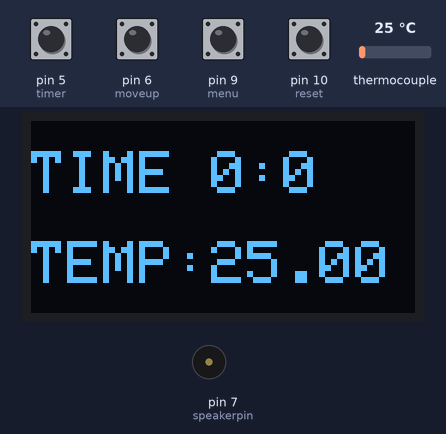
A sketch run on a simulated Arduino Uno, built with avr-gcc and run on an emulated ATmega328P. Parts: 128×64 one-colour display, buzzer (waves = sounding). The inputs (shaded band) are chosen by the test bench; at power-on: pin 5 (timer), pin 6 (moveup), pin 9 (menu), pin 10 (reset) HIGH, thermocouple 25 °C. What the sketch prints to the serial monitor is not drawn.

Above: at 1.2 s.
1.3 s: pin 5 (timer) pulled LOW for 0.15 s
At 1.9 s:
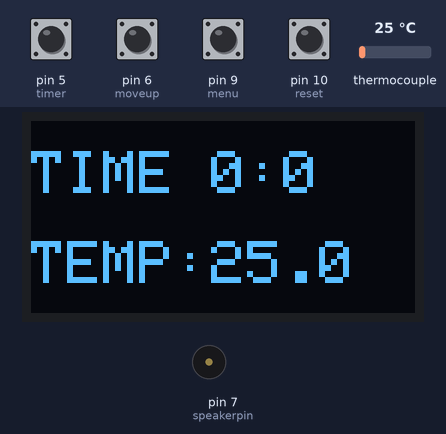
4.4 s: thermocouple set to 6 °C
At 4.8 s:
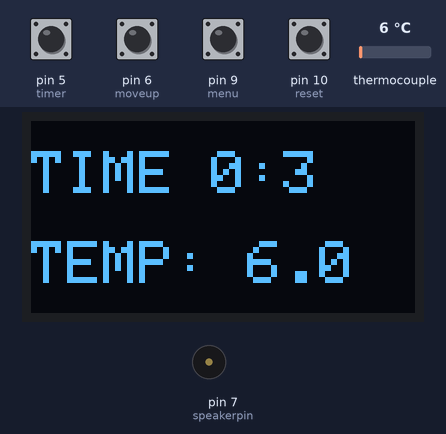
6.9 s: pin 5 (timer) pulled LOW for 1 s
At 8.5 s:
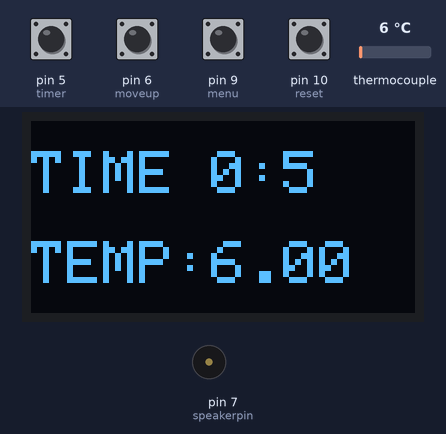
9.4 s: pin 9 (menu) pulled LOW for 0.15 s
At 10.7 s:
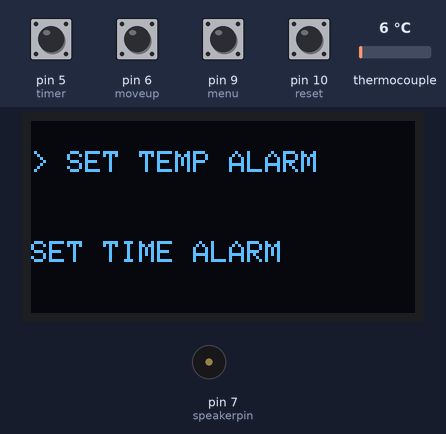
11.0 s: pin 10 (reset) pulled LOW for 0.15 s
At 12.2 s:
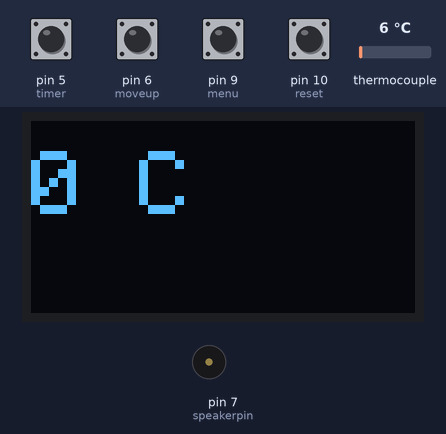
12.6 s: pin 9 (menu) pulled LOW for 1 s
At 14.3 s:
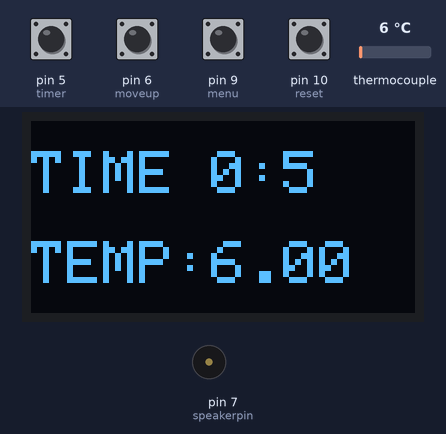
Timing chart, 0 to 15.8 s (numbered marks = the images above; inputs shaded):
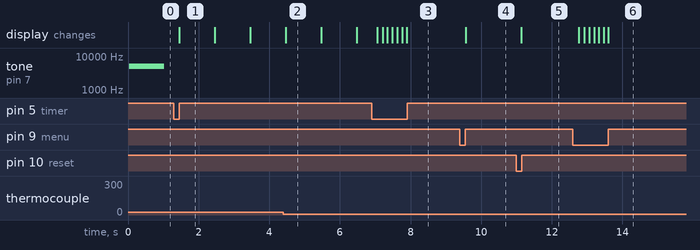

Measured:
- after the input at 1.3 s, the display: changes after 0.15 s (image 1)
- after the input at 9.4 s, the display: changes after 0.16 s (image 4)
- after the input at 11.0 s, the display: changes after 0.13 s (image 5)
- after the input at 12.6 s, the display: changes after 0.17 s (image 6)
- what the display in image 1 shows lasts 1.0 s, from 1.5 s to 2.5 s

The sketch:

VocationProject.ino
```cpp
#include <Wire.h>
#include <Adafruit_GFX.h>
#include <Adafruit_SH1106.h>
#include "max6675.h"


char temp[20];
#define OLED_RESET 4
Adafruit_SH1106 display(OLED_RESET);

int menu=9;
int timer =5;
int reset = 10;
int moveup = 6;
int movedown = 4;
int settemp = 0;
int setminute =0;
int setsec = 0;
int speakerpin =7;
int alarmtemp = 0;
int alarmminute=0;
int alarmsec=0;

byte timerState = false;
byte menuState = false;
byte tempalarm = false;
byte timealarm = false;

int menuselect=1;
int count=0;

unsigned long currentMillis;
unsigned long currentMillis_2=0;
static unsigned long tempMillis=0;
unsigned long currentMin = 0;

int WhatToshow=1;


void setup()   {
  Serial.begin(9600);
  display.begin(SH1106_SWITCHCAPVCC, 0x3C);
  pinMode(menu, INPUT_PULLUP);
  pinMode(timer, INPUT_PULLUP);
  pinMode(reset, INPUT_PULLUP);
  pinMode(movedown, INPUT_PULLUP);
  pinMode(moveup, INPUT_PULLUP);

 // WhatToshow;
 tone(speakerpin, 5000, 1000);
}

void loop() {
  if (digitalRead(menu) == LOW && menuState == false && timerState == false ){
    WhatToshow = 2;
    menuselect=1;
    menuState = true;
    delay(100);
  }
  else if (digitalRead(movedown) == LOW && menuselect == 1 && WhatToshow == 2){
    WhatToshow = 22;
    menuselect=2;
    delay(100);
  }
  else if (digitalRead(movedown) == LOW && menuselect== 2 && WhatToshow == 22){
    WhatToshow = 2;
    menuselect =1 ;
    delay(100);
  }
  else if (digitalRead(menu)==LOW && menuState== true && timerState == false){
    WhatToshow = 1;
    menuState = false;
    delay(100);
  }

  else if (digitalRead(timer)==LOW && timerState == false && menuState==false){
    WhatToshow = 12;
    timerState = true;
    delay(100);
  }
  else if (digitalRead(timer)==LOW && timerState == true && menuState==false){
    WhatToshow = 1;
    timerState = false;
    delay(100);
  }
  else if(digitalRead(reset)==LOW && timerState == false && menuState==false){
    currentMillis=0;
    tempMillis=0;
    delay(100);
  }

  else if (digitalRead(reset)==LOW && menuState==true && menuselect==1){
    WhatToshow = 31;
    tempalarm = false;
    delay(100);
  }

  else if (digitalRead(reset)==LOW && menuState==true && menuselect==2){
    WhatToshow = 32;
    timealarm = false;
    delay(100);

  }
  else if (digitalRead(movedown)==LOW && WhatToshow == 31){
    settemp--;
    delay(10);
  }

  else if (digitalRead(moveup)==LOW && WhatToshow == 31){
    settemp++;
    delay(10);
  }

  else if (digitalRead(movedown)==LOW && WhatToshow == 32){
    if (setminute<=0 && setsec<1){
      return;
    }
    if (setsec<1){
      setminute--;
      setsec=59;
      }
    else setsec--;
    delay(50);
  }

  else if (digitalRead(moveup)==LOW && WhatToshow == 32){
    if (setsec>58){
      setsec=0;
      setminute++;
    }
    else setsec++;
    delay(50);
  }

  else if (WhatToshow == 31 && digitalRead(timer)==LOW){
    tempalarm=true;

    WhatToshow = 2;
    alarmtemp=settemp;
  }

  else if (WhatToshow == 32 && digitalRead(timer)==LOW){
    timealarm=true;

    WhatToshow = 2;
    alarmminute=setminute;
    alarmsec = setsec;
  }

  else {

  }

  switch (WhatToshow){
    case 1:
            print_menu1();
            break;
    case 2:
            print_menu2();
            break;
    case 12:

            print_menu1_2();
            break;
    case 22:
            print_menu2_2();
            break;

    case 31:
            print_menu3_1();
            break;

    case 32:
            print_menu3_2();
            break;
  }

}
void print_menu1(){
  count=0;
  MAX6675 ts(16, 15, 14);
  float t = ts.readCelsius();
  Serial.print(ts.readCelsius(), 2);

  dtostrf(t, 4, 2, temp);

  sprintf(temp, "%s", temp);

   // 시간
  currentMillis_2 = currentMillis;
  unsigned long temp2 = currentMillis_2 % 3600000;
  unsigned long minute_2 = currentMin + temp2/60000;
  unsigned long second_2 = temp2%60000;
  unsigned long sec_2 = second_2/1000;

  display.clearDisplay();

  // 시간출력
  display.setTextColor(WHITE);
  display.setTextSize(2);
  display.setCursor(0,10);
  display.print("TIME ");
  display.print((unsigned long)minute_2);
  display.print(":");
  display.print((unsigned long)sec_2);

  // 온도 출력
  display.setCursor(0,40);
  display.print("TEMP:");
  display.print(temp);
  display.display();
  delay(10);
  Serial.println(1);

 if (tempalarm==true){
  if(alarmtemp<=t){
    tone(speakerpin, 5000, 1000);
  }
 }
 if (timealarm==true){
  if(alarmminute<=minute_2 && alarmsec <=sec_2){
    tone(speakerpin, 5000, 1000);
  }
 }
}

void print_menu1_2(){
  MAX6675 ts(16, 15, 14);
  float t = ts.readCelsius();
  Serial.print(ts.readCelsius(), 2);

  dtostrf(t, 4, 1, temp);

  sprintf(temp, "%s", temp);

  if(count==0){
    tempMillis = millis();
    count++;
  }
  else{}

  // 시간

  currentMillis = millis()-(tempMillis-currentMillis_2);


  currentMillis = currentMillis%3600000;
  unsigned long minute = currentMin + currentMillis/60000;
  unsigned long second = currentMillis%60000;
  unsigned long sec = second/1000;

  display.clearDisplay();

  // 시간출력
  display.setTextColor(WHITE);
  display.setTextSize(2);
  display.setCursor(0,10);
  display.print("TIME ");
  display.print((unsigned long)minute);
  display.print(":");
  display.print((unsigned long)sec);

  // 온도 출력
  display.setCursor(0,40);
  display.print("TEMP:");
  display.print(temp);
  display.display();
  delay(10);
  Serial.println(12);

 if (tempalarm==true){
  if(alarmtemp<=t){
    tone(speakerpin, 5000, 1000);
  }
 }
 if (timealarm==true){
  if(alarmminute<=minute && alarmsec <=sec){
    tone(speakerpin, 5000, 1000);
  }
 }
}

void print_menu2(){
  display.clearDisplay();

  // 시간출력
  display.setTextColor(WHITE);
  display.setTextSize(1);
  display.setCursor(0,10);
  display.print("> SET TEMP ALARM");

  display.setCursor(0,40);
  display.print("SET TIME ALARM");
  display.display();
  delay(10);
  Serial.println(2);
}

void print_menu2_2(){
  display.clearDisplay();

  // 시간출력
  display.setTextColor(WHITE);
  display.setTextSize(1);
  display.setCursor(0,10);
  display.print("SET TEMP ALARM");

  display.setCursor(0,40);
  display.print("> SET TIME ALARM");
  display.display();
  delay(10);
  Serial.println(2);
}

void print_menu3_1(){
  display.clearDisplay();

  // 시간출력
  display.setTextColor(WHITE);
  display.setTextSize(3);
  display.setCursor(0,10);
  display.print(settemp);
  display.print(" C");
  display.display();
  delay(10);
}

void print_menu3_2(){
  display.clearDisplay();

  // 시간출력
  display.setTextColor(WHITE);
  display.setTextSize(3);
  display.setCursor(0,10);
  display.print(setminute);
  display.print(" : ");
  display.print(setsec);
  display.display();
  delay(10);
}
```
